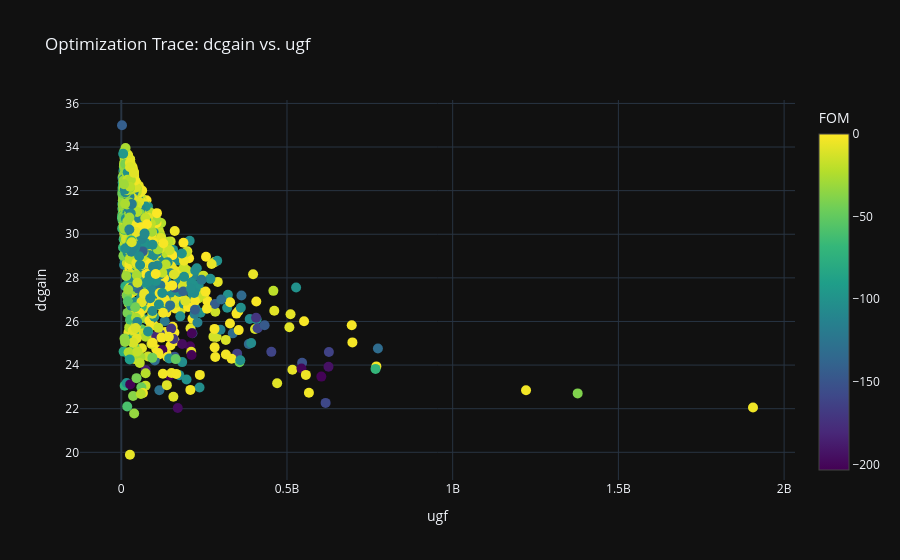
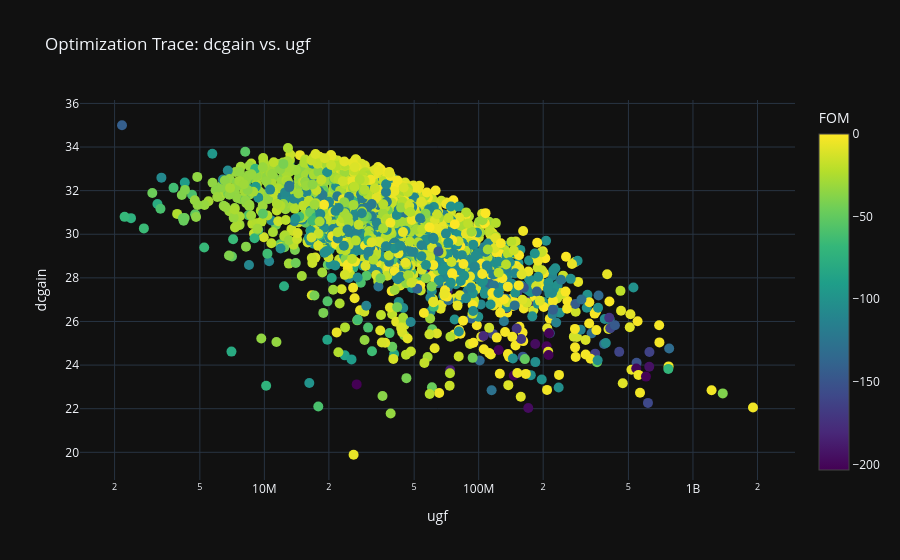
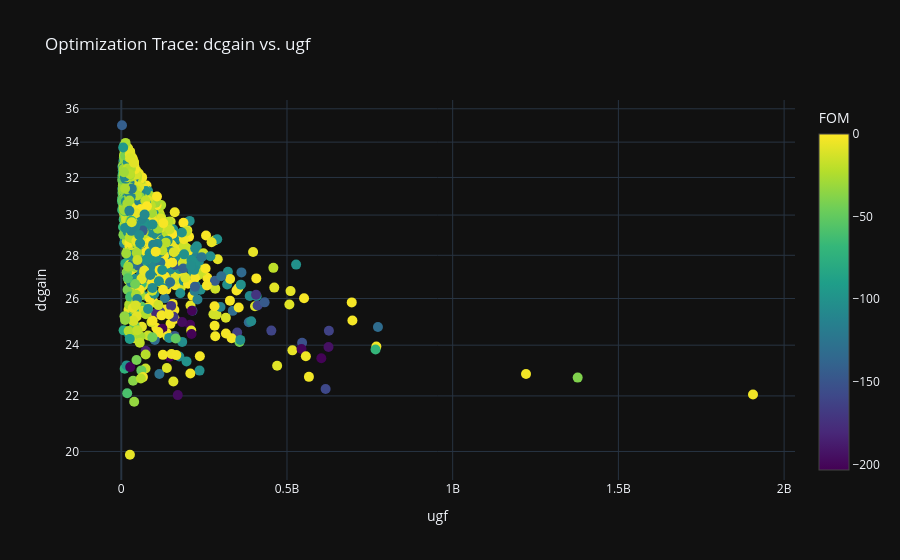
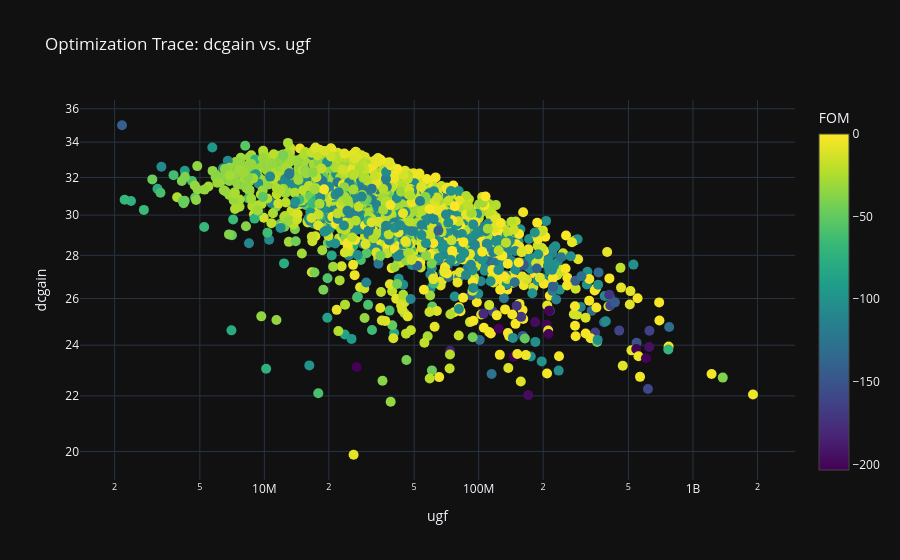

Write notebook code for charts like these, in order.
### Code cell
viz.plot_optimization_trace(metric_x="ugf", metric_y="dcgain", show=True)
viz.plot_optimization_trace(metric_x="ugf", metric_y="dcgain", show=True, log_x=True, log_y=False)
viz.plot_optimization_trace(metric_x="ugf", metric_y="dcgain", show=True, log_x=False, log_y=True)
viz.plot_optimization_trace(metric_x="ugf", metric_y="dcgain", show=True, log_x=True, log_y=True)

### Figure 1 — Plotly figure (JSON) as saved in the notebook; plotly's stock layout.template omitted (floating-point values rounded to 4 significant figures; data arrays with more than 128 entries replaced by an {"elided": "..."} marker saying what was removed)
{"data": [{"marker": {"color": {"elided": "2000 float values"}, "colorbar": {"title": {"text": "FOM"}}, "colorscale": [[0, "#440154"], [0.1111, "#482878"], [0.2222, "#3e4989"], [0.3333, "#31688e"], [0.4444, "#26828e"], [0.5556, "#1f9e89"], [0.6667, "#35b779"], [0.7778, "#6ece58"], [0.8889, "#b5de2b"], [1, "#fde725"]], "showscale": true, "size": 10}, "mode": "markers", "name": "Optimization Trace", "type": "scatter", "x": {"elided": "2000 float values"}, "y": {"elided": "2000 float values"}}], "layout": {"showlegend": false, "title": {"text": "Optimization Trace: dcgain vs. ugf"}, "xaxis": {"title": {"text": "ugf"}, "type": "linear"}, "yaxis": {"title": {"text": "dcgain"}, "type": "linear"}}}

### Figure 2 — Plotly figure (JSON) as saved in the notebook; plotly's stock layout.template omitted (floating-point values rounded to 4 significant figures; data arrays with more than 128 entries replaced by an {"elided": "..."} marker saying what was removed)
{"data": [{"marker": {"color": {"elided": "2000 float values"}, "colorbar": {"title": {"text": "FOM"}}, "colorscale": [[0, "#440154"], [0.1111, "#482878"], [0.2222, "#3e4989"], [0.3333, "#31688e"], [0.4444, "#26828e"], [0.5556, "#1f9e89"], [0.6667, "#35b779"], [0.7778, "#6ece58"], [0.8889, "#b5de2b"], [1, "#fde725"]], "showscale": true, "size": 10}, "mode": "markers", "name": "Optimization Trace", "type": "scatter", "x": {"elided": "2000 float values"}, "y": {"elided": "2000 float values"}}], "layout": {"showlegend": false, "title": {"text": "Optimization Trace: dcgain vs. ugf"}, "xaxis": {"title": {"text": "ugf"}, "type": "log"}, "yaxis": {"title": {"text": "dcgain"}, "type": "linear"}}}

### Figure 3 — Plotly figure (JSON) as saved in the notebook; plotly's stock layout.template omitted (floating-point values rounded to 4 significant figures; data arrays with more than 128 entries replaced by an {"elided": "..."} marker saying what was removed)
{"data": [{"marker": {"color": {"elided": "2000 float values"}, "colorbar": {"title": {"text": "FOM"}}, "colorscale": [[0, "#440154"], [0.1111, "#482878"], [0.2222, "#3e4989"], [0.3333, "#31688e"], [0.4444, "#26828e"], [0.5556, "#1f9e89"], [0.6667, "#35b779"], [0.7778, "#6ece58"], [0.8889, "#b5de2b"], [1, "#fde725"]], "showscale": true, "size": 10}, "mode": "markers", "name": "Optimization Trace", "type": "scatter", "x": {"elided": "2000 float values"}, "y": {"elided": "2000 float values"}}], "layout": {"showlegend": false, "title": {"text": "Optimization Trace: dcgain vs. ugf"}, "xaxis": {"title": {"text": "ugf"}, "type": "linear"}, "yaxis": {"title": {"text": "dcgain"}, "type": "log"}}}

### Figure 4 — Plotly figure (JSON) as saved in the notebook; plotly's stock layout.template omitted (floating-point values rounded to 4 significant figures; data arrays with more than 128 entries replaced by an {"elided": "..."} marker saying what was removed)
{"data": [{"marker": {"color": {"elided": "2000 float values"}, "colorbar": {"title": {"text": "FOM"}}, "colorscale": [[0, "#440154"], [0.1111, "#482878"], [0.2222, "#3e4989"], [0.3333, "#31688e"], [0.4444, "#26828e"], [0.5556, "#1f9e89"], [0.6667, "#35b779"], [0.7778, "#6ece58"], [0.8889, "#b5de2b"], [1, "#fde725"]], "showscale": true, "size": 10}, "mode": "markers", "name": "Optimization Trace", "type": "scatter", "x": {"elided": "2000 float values"}, "y": {"elided": "2000 float values"}}], "layout": {"showlegend": false, "title": {"text": "Optimization Trace: dcgain vs. ugf"}, "xaxis": {"title": {"text": "ugf"}, "type": "log"}, "yaxis": {"title": {"text": "dcgain"}, "type": "log"}}}
